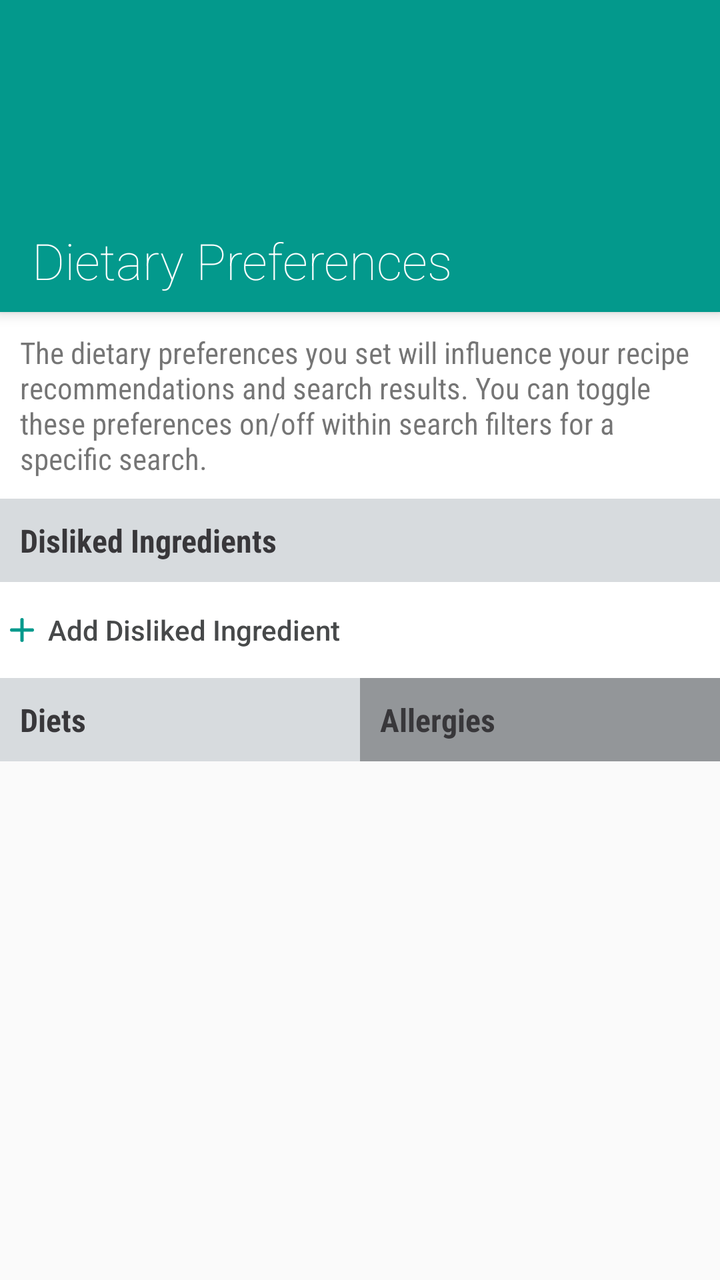
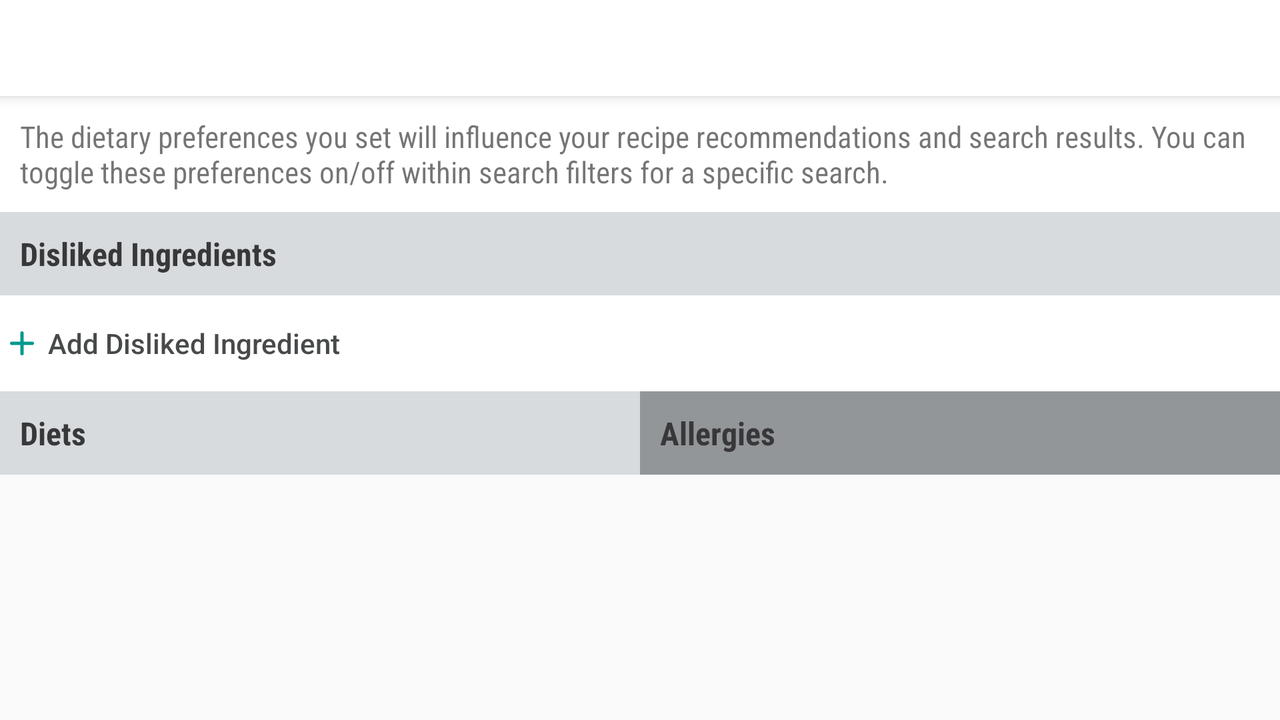

Compare how this app lays out the same screen by default and in its alternative resource folder. The renders come first, then the two layout files and the values they reference.
<!-- AndroidManifest.xml: application theme AppTheme -->
<!-- res/layout/app_bar_diet_pref.xml -->
<?xml version="1.0" encoding="utf-8"?>
<android.support.design.widget.CoordinatorLayout xmlns:android="http://schemas.android.com/apk/res/android"
    xmlns:app="http://schemas.android.com/apk/res-auto"
    xmlns:tools="http://schemas.android.com/tools"
    android:layout_width="match_parent"
    android:layout_height="match_parent"
    android:fitsSystemWindows="true"
    tools:context="com.example.erica.cookingtime.Activities.DietaryPreferencesActivity">

    <android.support.design.widget.AppBarLayout
        android:layout_width="match_parent"
        android:layout_height="wrap_content"
        android:theme="@style/AppTheme.AppBarOverlay">
        <RelativeLayout
            android:layout_width="match_parent"
            android:layout_height="156dp">
            <ImageView
                android:id="@+id/imageViewplaces"
                android:layout_width="match_parent"
                android:layout_height="match_parent"
                android:adjustViewBounds="true"
                android:src="@drawable/diet_pref_imm"
                android:scaleType="centerCrop"/>

            <android.support.v7.widget.Toolbar
                android:id="@+id/toolbar"
                android:layout_width="match_parent"
                android:layout_height="156dp"
                android:gravity="bottom"
                android:minHeight="?android:attr/actionBarSize"
                android:paddingBottom="5dp"
                app:popupTheme="@style/AppTheme.PopupOverlay"
                app:title="@string/dietary_prefs_label"
                app:titleTextAppearance="@style/ActionBarTitle" >


            </android.support.v7.widget.Toolbar>
        </RelativeLayout>
    </android.support.design.widget.AppBarLayout>

    <include layout="@layout/content_diet_pref" />

</android.support.design.widget.CoordinatorLayout>
<!-- res/layout/content_diet_pref.xml (included above) -->
<?xml version="1.0" encoding="utf-8"?>
<RelativeLayout xmlns:android="http://schemas.android.com/apk/res/android"
    xmlns:app="http://schemas.android.com/apk/res-auto"
    xmlns:tools="http://schemas.android.com/tools"
    android:id="@+id/content_fridge"
    android:layout_width="match_parent"
    android:layout_height="match_parent"
    app:layout_behavior="@string/appbar_scrolling_view_behavior"
    tools:context="com.example.erica.cookingtime.Activities.DietaryPreferencesActivity"
    tools:showIn="@layout/app_bar_diet_pref">

    <android.support.v4.widget.NestedScrollView
        android:layout_width="match_parent"
        android:layout_height="wrap_content">
    <LinearLayout
        android:layout_width="match_parent"
        android:layout_height="match_parent"
        android:orientation="vertical"
        android:background="@color/white">

        <TextView
            android:layout_width="match_parent"
            android:layout_height="wrap_content"
            android:background="@color/white"
            android:fontFamily="sans-serif-condensed"
            android:padding="10dp"
            android:text="@string/initial_sentence"
            android:textSize="15sp" />

        <TextView
            android:layout_width="match_parent"
            android:layout_height="wrap_content"
            android:background="@color/light_grey"
            android:fontFamily="sans-serif-condensed"
            android:paddingBottom="10dp"
            android:paddingLeft="10dp"
            android:paddingTop="10dp"
            android:text="@string/disliked_ingredients"
            android:textColor="@color/super_dark_grey"
            android:textSize="16sp"
            android:textStyle="bold" />

        <Button
            android:id="@+id/add_disl_ing"
            android:layout_width="wrap_content"
            android:layout_height="wrap_content"
            android:backgroundTint="@color/white"
            android:drawableLeft="@drawable/ic_add_green"
            android:text="@string/add_disl_ing"
            android:textAllCaps="false"
            android:textColor="@color/grey_dark"
            android:onClick="openAddDislIngDialog"
            android:background="@android:color/transparent"
            android:layout_marginLeft="5dp"
            android:drawablePadding="7dp"/>

        <android.support.v7.widget.RecyclerView
            android:id="@+id/disl_ing_recycler_view"
            android:layout_width="match_parent"
            android:layout_height="wrap_content"
            android:scrollbars="vertical" />

        <LinearLayout
            android:layout_width="match_parent"
            android:layout_height="wrap_content"
            android:orientation="horizontal">
            <LinearLayout
                android:layout_width="0dp"
                android:layout_weight="1"
                android:layout_height="wrap_content"
                android:orientation="vertical">

                <TextView
                    android:layout_width="match_parent"
                    android:layout_height="wrap_content"
                    android:background="@color/light_grey"
                    android:fontFamily="sans-serif-condensed"
                    android:paddingBottom="10dp"
                    android:paddingLeft="10dp"
                    android:paddingTop="10dp"
                    android:text="@string/diets"
                    android:textColor="@color/super_dark_grey"
                    android:textSize="16sp"
                    android:textStyle="bold" />

                <android.support.v7.widget.RecyclerView
                    android:id="@+id/diets_recycler_view"
                    android:layout_width="match_parent"
                    android:layout_height="wrap_content"
                    android:scrollbars="vertical" />
            </LinearLayout>

            <LinearLayout
                android:layout_width="0dp"
                android:layout_weight="1"
                android:layout_height="wrap_content"
                android:orientation="vertical"
                android:background="@color/light_grey">

                <TextView
                    android:layout_width="match_parent"
                    android:layout_height="wrap_content"
                    android:background="@color/medium_grey"
                    android:fontFamily="sans-serif-condensed"
                    android:paddingBottom="10dp"
                    android:paddingLeft="10dp"
                    android:paddingTop="10dp"
                    android:text="@string/allergies"
                    android:textColor="@color/super_dark_grey"
                    android:textSize="16sp"
                    android:textStyle="bold" />

                <android.support.v7.widget.RecyclerView
                    android:id="@+id/allerg_recycler_view"
                    android:layout_width="match_parent"
                    android:layout_height="wrap_content"
                    android:scrollbars="vertical" />
            </LinearLayout>
        </LinearLayout>

    </LinearLayout>
    </android.support.v4.widget.NestedScrollView>
</RelativeLayout>
<!-- resources referenced by this layout -->
<resources>
  <color name="grey_dark">#47494A</color>
  <color name="light_grey">#D7DBDE</color>
  <color name="medium_grey">#939699</color>
  <color name="super_dark_grey">#38373A</color>
  <color name="white">#ffffff</color>
  <!-- drawable ic_add_green (drawable) -->
  <vector android:height="12dp" android:viewportHeight="491.86"
      android:viewportWidth="491.86" android:width="12dp" xmlns:android="http://schemas.android.com/apk/res/android">
      <path android:fillColor="#03998c" android:pathData="M465.2,211.6H280.2V26.7c0,-8.4 -11.4,-26.7 -34.3,-26.7s-34.3,18.3 -34.3,26.7v184.9H26.7C18.3,211.6 0,223.1 0,245.9s18.3,34.3 26.7,34.3h184.9v184.9c0,8.4 11.4,26.7 34.3,26.7s34.3,-18.3 34.3,-26.7V280.2H465.2c8.4,0 26.7,-11.4 26.7,-34.3S473.6,211.6 465.2,211.6z"/>
  </vector>
  <string name="add_disl_ing">Add Disliked Ingredient</string>
  <string name="allergies">Allergies</string>
  <string name="dietary_prefs_label">Dietary Preferences</string>
  <string name="diets">Diets</string>
  <string name="disliked_ingredients">Disliked Ingredients</string>
  <string name="initial_sentence">The dietary preferences you set will influence your recipe recommendations and search results. You can toggle these preferences on/off within search filters for a specific search.</string>
  <style name="ActionBarTitle" parent="android:Widget.TextView">
  
          
          <item name="android:fontFamily">sans-serif-thin</item>
  
          
          <item name="android:textColor">#FFF</item>
  
          
          <item name="android:textSize">25sp</item>
  
      </style>
  <style name="AppTheme.AppBarOverlay" parent="ThemeOverlay.AppCompat.Dark.ActionBar" />
  <style name="AppTheme.PopupOverlay" parent="ThemeOverlay.AppCompat.Light" />
  <style name="AppTheme" parent="Theme.AppCompat.Light.DarkActionBar">
          
          <item name="colorPrimary">@color/light_green</item>
          <item name="colorPrimaryDark">@color/black</item>
          <item name="colorAccent">@color/colorAccent</item>
          <item name="android:datePickerDialogTheme">@style/MyDatePickerDialogTheme</item>
      </style>
  <color name="light_green">#03998c</color>
  <color name="black">#000</color>
  <color name="colorAccent">#03998c</color>
  <style name="MyDatePickerDialogTheme" parent="android:Theme.Material.Light.Dialog">
          <item name="android:datePickerStyle">@style/MyDatePickerStyle</item>
      </style>
  <style name="MyDatePickerStyle" parent="@android:style/Widget.Material.Light.DatePicker">
          <item name="android:headerBackground">@color/white</item>
          <item name="android:calendarTextColor">@color/white</item>
      </style>
</resources>
<!-- res/layout-land/app_bar_diet_pref.xml (the repository's variant of the layout above) -->
<!-- drawn on the phone turned sideways -->
<?xml version="1.0" encoding="utf-8"?>
<android.support.design.widget.CoordinatorLayout xmlns:android="http://schemas.android.com/apk/res/android"
    xmlns:app="http://schemas.android.com/apk/res-auto"
    xmlns:tools="http://schemas.android.com/tools"
    android:layout_width="match_parent"
    android:layout_height="match_parent"
    android:fitsSystemWindows="true"
    tools:context="com.example.erica.cookingtime.Activities.DietaryPreferencesActivity">

    <android.support.design.widget.AppBarLayout
        android:layout_width="match_parent"
        android:layout_height="wrap_content"
        android:theme="@style/AppTheme.AppBarOverlay">

        <android.support.v7.widget.Toolbar
            android:id="@+id/toolbar"
            android:layout_width="match_parent"
            android:layout_height="?attr/actionBarSize"
            android:background="@color/white"
            app:popupTheme="@style/AppTheme.PopupOverlay"
            android:minHeight="?android:attr/actionBarSize" />

    </android.support.design.widget.AppBarLayout>

    <include layout="@layout/content_diet_pref" />

</android.support.design.widget.CoordinatorLayout>
<!-- res/layout/app_bar_diet_pref.xml (included above) -->
<?xml version="1.0" encoding="utf-8"?>
<android.support.design.widget.CoordinatorLayout xmlns:android="http://schemas.android.com/apk/res/android"
    xmlns:app="http://schemas.android.com/apk/res-auto"
    xmlns:tools="http://schemas.android.com/tools"
    android:layout_width="match_parent"
    android:layout_height="match_parent"
    android:fitsSystemWindows="true"
    tools:context="com.example.erica.cookingtime.Activities.DietaryPreferencesActivity">

    <android.support.design.widget.AppBarLayout
        android:layout_width="match_parent"
        android:layout_height="wrap_content"
        android:theme="@style/AppTheme.AppBarOverlay">
        <RelativeLayout
            android:layout_width="match_parent"
            android:layout_height="156dp">
            <ImageView
                android:id="@+id/imageViewplaces"
                android:layout_width="match_parent"
                android:layout_height="match_parent"
                android:adjustViewBounds="true"
                android:src="@drawable/diet_pref_imm"
                android:scaleType="centerCrop"/>

            <android.support.v7.widget.Toolbar
                android:id="@+id/toolbar"
                android:layout_width="match_parent"
                android:layout_height="156dp"
                android:gravity="bottom"
                android:minHeight="?android:attr/actionBarSize"
                android:paddingBottom="5dp"
                app:popupTheme="@style/AppTheme.PopupOverlay"
                app:title="@string/dietary_prefs_label"
                app:titleTextAppearance="@style/ActionBarTitle" >


            </android.support.v7.widget.Toolbar>
        </RelativeLayout>
    </android.support.design.widget.AppBarLayout>

    <include layout="@layout/content_diet_pref" />

</android.support.design.widget.CoordinatorLayout>
